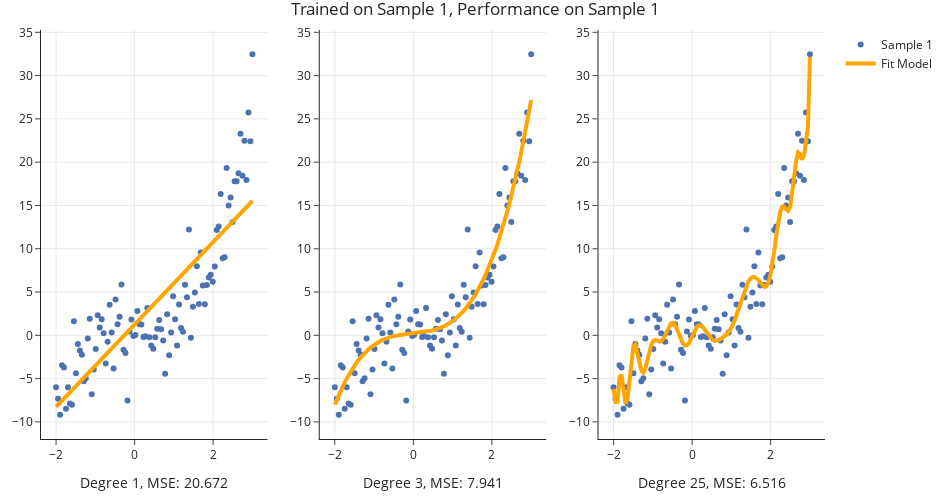

Notebook code for this chart:
### Markdown cell above
- Below, we look at our three models' predictions on Sample 1, which they were **trained** on.

### Code cell
# Look at the definition of train_and_plot in lec19_util.py if you're curious as to how the plotting works.
fig = util.train_and_plot(train_sample=sample_1, test_sample=sample_1, degs=[1, 3, 25], data_name='Sample 1')
fig.update_layout(title='Trained on Sample 1, Performance on Sample 1')
